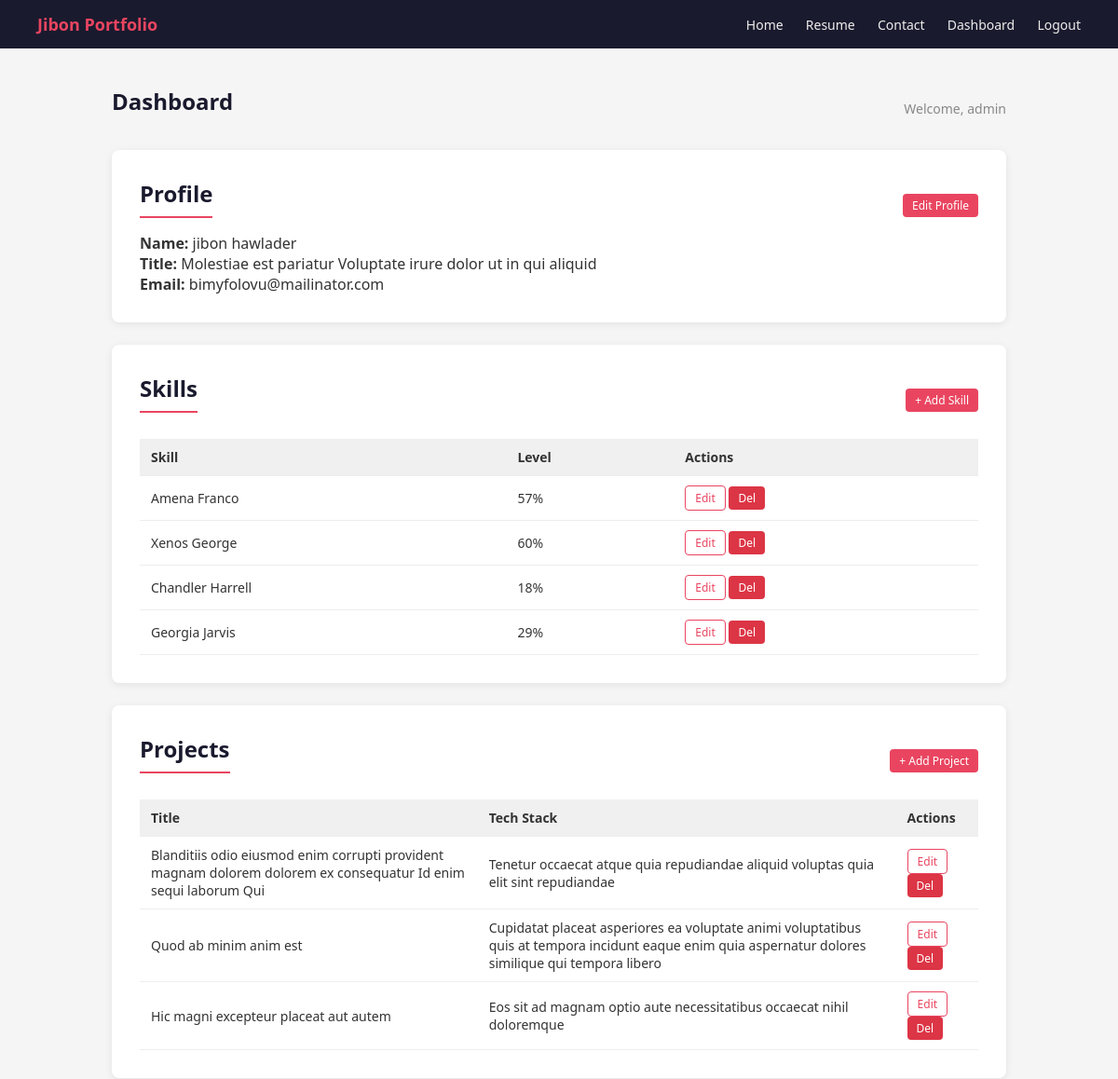
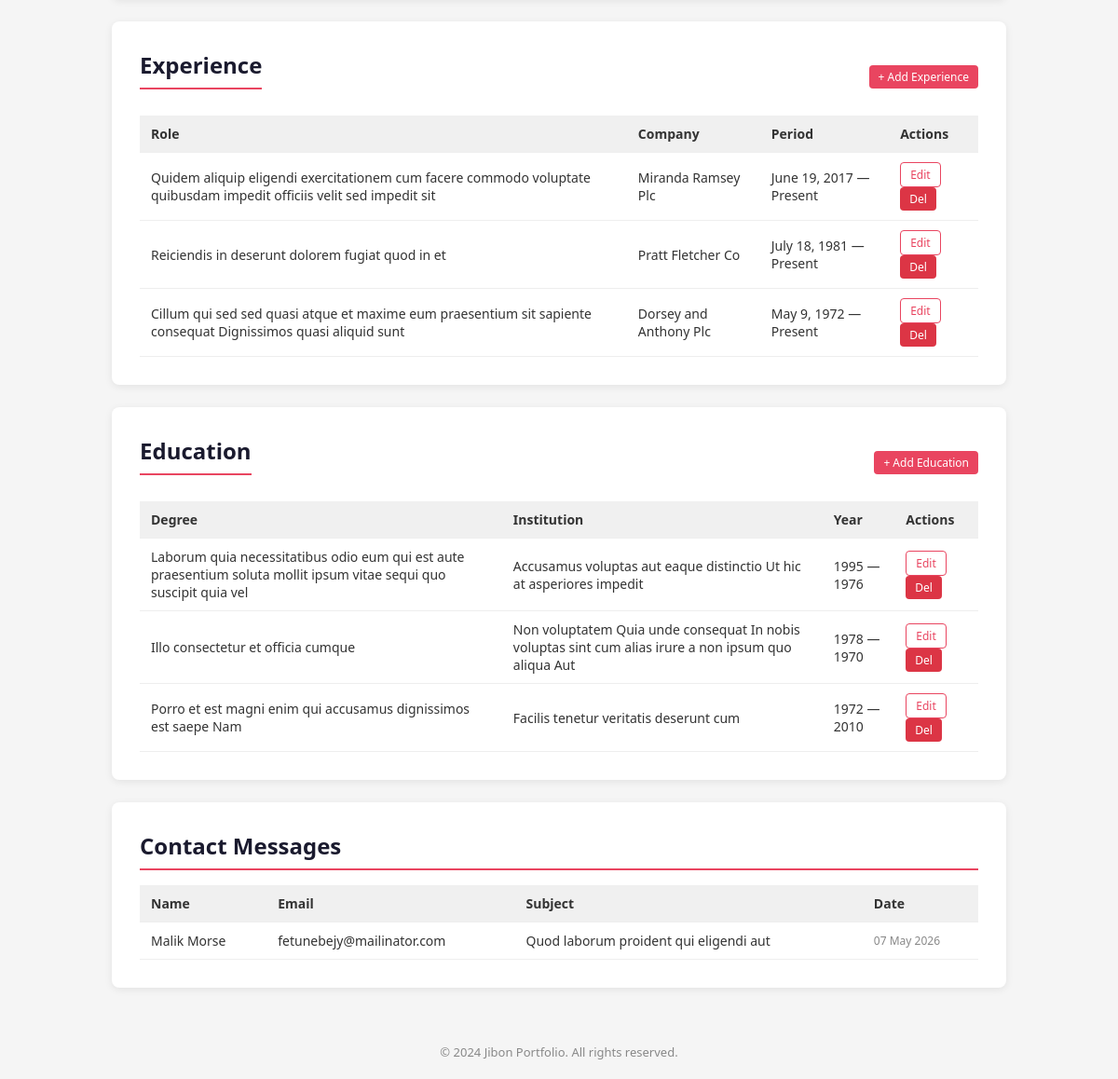
The page /dashboard/ (signed in) on the database its author committed (2 pictures, top to bottom).
### Portfolio/models.py (models this page shows, shortened)
class Profile(models.Model):
    name = models.CharField(max_length=100)
    title = models.CharField(max_length=150)
    bio = models.TextField()
    email = models.EmailField()
    phone = models.CharField(max_length=20, blank=True)
    address = models.CharField(max_length=200, blank=True)
    github = models.URLField(blank=True)
    linkedin = models.URLField(blank=True)
    photo = models.ImageField(upload_to='profile/', blank=True, null=True)

class Skill(models.Model):
    name = models.CharField(max_length=100)
    level = models.IntegerField(default=80, help_text="Percentage 0-100")

class Project(models.Model):
    title = models.CharField(max_length=200)
    description = models.TextField()
    tech_stack = models.CharField(max_length=200)
    url = models.URLField(blank=True)
    created_at = models.DateField(auto_now_add=True)

class Experience(models.Model):
    company = models.CharField(max_length=150)
    role = models.CharField(max_length=150)
    start_date = models.DateField()
    end_date = models.DateField(null=True, blank=True)
    description = models.TextField(blank=True)
    is_current = models.BooleanField(default=False)
    class Meta:
        ordering = ['-start_date']

class Education(models.Model):
    institution = models.CharField(max_length=200)
    degree = models.CharField(max_length=200)
    field = models.CharField(max_length=150)
    start_year = models.IntegerField()
    end_year = models.IntegerField(null=True, blank=True)
    class Meta:
        ordering = ['-start_year']

class Contact(models.Model):
    name = models.CharField(max_length=100)
    email = models.EmailField()
    subject = models.CharField(max_length=200)
    message = models.TextField()
    sent_at = models.DateTimeField(auto_now_add=True)

### Portfolio/views.py (the view)
# urls.py: path('dashboard/', views.dashboard, name='dashboard'),
@login_required
def dashboard(request):
    return render(request, 'portfolio/dashboard.html', {
        'profile': Profile.objects.first(),
        'skills': Skill.objects.all(),
        'projects': Project.objects.all(),
        'experiences': Experience.objects.all(),
        'educations': Education.objects.all(),
        'contacts': Contact.objects.all().order_by('-sent_at'),
    })

### templates/portfolio/dashboard.html (shortened to what this page needs)
{% extends 'portfolio/base.html' %}
{% block content %}
<div class="container">
  <div style="display:flex;justify-content:space-between;align-items:center;margin-bottom:20px;">
    <h2 style="border:none;padding:0;">Dashboard</h2>
    <span style="font-size:14px;color:#888;">Welcome, {{ request.user.username }}</span>
  </div>
  <div class="card">
    <div style="display:flex;justify-content:space-between;align-items:center;">
      <h2>Profile</h2>
      <a href="{% url 'profile_edit' %}" class="btn btn-sm">{% if profile %}Edit{% else %}Add{% endif %} Profile</a>
    </div>
    {% if profile %}
    <p><strong>Name:</strong> {{ profile.name }}</p>
    <p><strong>Title:</strong> {{ profile.title }}</p>
    <p><strong>Email:</strong> {{ profile.email }}</p>
    {% else %}
    <p style="color:#888;font-size:14px;">No profile yet. Click "Add Profile" to get started.</p>
    {% endif %}
  </div>
  <div class="card">
    <div style="display:flex;justify-content:space-between;align-items:center;margin-bottom:12px;">
      <h2>Skills</h2>
      <a href="{% url 'skill_add' %}" class="btn btn-sm">+ Add Skill</a>
    </div>
    {% if skills %}
    <table>
      <tr><th>Skill</th><th>Level</th><th>Actions</th></tr>
      {% for s in skills %}
      <tr>
        <td>{{ s.name }}</td>
        <td>{{ s.level }}%</td>
        <td>
          <a href="{% url 'skill_edit' s.pk %}" class="btn btn-sm btn-outline">Edit</a>
          <a href="{% url 'skill_delete' s.pk %}" class="btn btn-sm btn-danger" onclick="return confirm('Delete?')">Del</a>
        </td>
      </tr>
      {% endfor %}
    </table>
    {% else %}<p style="color:#888;font-size:14px;">No skills added.</p>{% endif %}
  </div>
  <div class="card">
    <div style="display:flex;justify-content:space-between;align-items:center;margin-bottom:12px;">
      <h2>Projects</h2>
      <a href="{% url 'project_add' %}" class="btn btn-sm">+ Add Project</a>
    </div>
    {% if projects %}
    <table>
      <tr><th>Title</th><th>Tech Stack</th><th>Actions</th></tr>
      {% for p in projects %}
      <tr>
        <td>{{ p.title }}</td>
        <td>{{ p.tech_stack }}</td>
        <td>
          <a href="{% url 'project_edit' p.pk %}" class="btn btn-sm btn-outline">Edit</a>
          <a href="{% url 'project_delete' p.pk %}" class="btn btn-sm btn-danger" onclick="return confirm('Delete?')">Del</a>
        </td>
      </tr>
      {% endfor %}
    </table>
    {% else %}<p style="color:#888;font-size:14px;">No projects added.</p>{% endif %}
  </div>
  <div class="card">
    <div style="display:flex;justify-content:space-between;align-items:center;margin-bottom:12px;">
      <h2>Experience</h2>
      <a href="{% url 'experience_add' %}" class="btn btn-sm">+ Add Experience</a>
    </div>
    {% if experiences %}
    <table>
      <tr><th>Role</th><th>Company</th><th>Period</th><th>Actions</th></tr>
      {% for e in experiences %}
      <tr>
        <td>{{ e.role }}</td>
        <td>{{ e.company }}</td>
        <td>{{ e.start_date }} — {% if e.is_current %}Present{% else %}{{ e.end_date }}{% endif %}</td>
        <td>
          <a href="{% url 'experience_edit' e.pk %}" class="btn btn-sm btn-outline">Edit</a>
          <a href="{% url 'experience_delete' e.pk %}" class="btn btn-sm btn-danger" onclick="return confirm('Delete?')">Del</a>
        </td>
      </tr>
      {% endfor %}
    </table>
    {% else %}<p style="color:#888;font-size:14px;">No experience added.</p>{% endif %}
  </div>
  <div class="card">
    <div style="display:flex;justify-content:space-between;align-items:center;margin-bottom:12px;">
      <h2>Education</h2>
      <a href="{% url 'education_add' %}" class="btn btn-sm">+ Add Education</a>
    </div>
    {% if educations %}
    <table>
      <tr><th>Degree</th><th>Institution</th><th>Year</th><th>Actions</th></tr>
      {% for edu in educations %}
      <tr>
        <td>{{ edu.degree }}</td>
        <td>{{ edu.institution }}</td>
        <td>{{ edu.start_year }} — {% if edu.end_year %}{{ edu.end_year }}{% else %}Present{% endif %}</td>
        <td>
          <a href="{% url 'education_edit' edu.pk %}" class="btn btn-sm btn-outline">Edit</a>
          <a href="{% url 'education_delete' edu.pk %}" class="btn btn-sm btn-danger" onclick="return confirm('Delete?')">Del</a>
        </td>
      </tr>
      {% endfor %}
    </table>
    {% else %}<p style="color:#888;font-size:14px;">No education added.</p>{% endif %}
  </div>
  <div class="card">
    <h2>Contact Messages</h2>
    {% if contacts %}
    <table>
      <tr><th>Name</th><th>Email</th><th>Subject</th><th>Date</th></tr>
      {% for c in contacts %}
      <tr>
        <td>{{ c.name }}</td>
        <td>{{ c.email }}</td>
        <td>{{ c.subject }}</td>
        <td style="font-size:12px;color:#888;">{{ c.sent_at|date:"d M Y" }}</td>
      </tr>
      {% endfor %}
    </table>
    {% else %}<p style="color:#888;font-size:14px;">No messages yet.</p>{% endif %}
  </div>
</div>
{% endblock %}

### templates/portfolio/base.html (style rules this page uses)
* { margin: 0; padding: 0; box-sizing: border-box; }
body { font-family: 'Segoe UI', sans-serif; background: #f5f5f5; color: #333; }
.container { max-width: 1000px; margin: 40px auto; padding: 0 20px; }
.card { background: #fff; border-radius: 8px; padding: 30px; margin-bottom: 24px; box-shadow: 0 2px 8px rgba(0,0,0,.08); }
h2 { color: #1a1a2e; margin-bottom: 16px; border-bottom: 2px solid #e94560; padding-bottom: 8px; }
.btn { display: inline-block; padding: 8px 18px; background: #e94560; color: #fff; border: none; border-radius: 4px; cursor: pointer; text-decoration: none; font-size: 14px; }
.btn-sm { padding: 4px 10px; font-size: 12px; }
.btn-outline { background: transparent; border: 1px solid #e94560; color: #e94560; }
.btn-danger { background: #dc3545; }
table { width: 100%; border-collapse: collapse; }
th, td { padding: 10px 12px; text-align: left; border-bottom: 1px solid #eee; font-size: 14px; }
th { background: #f0f0f0; font-weight: 600; }

### rows shown on the page
Profile: name "jibon hawlader", title "Molestiae est pariatur Voluptate irure dolor ut in qui aliquid", email "bimyfolovu@mailinator.com"
Skill: name "Amena Franco", level "57"
Skill: name "Xenos George", level "60"
Skill: name "Chandler Harrell", level "18"
Skill: name "Georgia Jarvis", level "29"
Project: title "Blanditiis odio eiusmod enim corrupti provident magnam dolorem dolorem ex consequatur Id enim sequi laborum Qui", tech_stack "Tenetur occaecat atque quia repudiandae aliquid voluptas quia elit sint repudiandae"
Project: title "Quod ab minim anim est", tech_stack "Cupidatat placeat asperiores ea voluptate animi voluptatibus quis at tempora incidunt eaque enim quia aspernatur dolores similique qui tempora libero"
Project: title "Hic magni excepteur placeat aut autem", tech_stack "Eos sit ad magnam optio aute necessitatibus occaecat nihil doloremque"
Experience: role "Quidem aliquip eligendi exercitationem cum facere commodo voluptate quibusdam impedit officiis velit sed impedit sit", company "Miranda Ramsey Plc", start_date "June 19, 2017", is_current "Present"
Experience: role "Reiciendis in deserunt dolorem fugiat quod in et", company "Pratt Fletcher Co", start_date "July 18, 1981", is_current "Present"
Experience: role "Cillum qui sed sed quasi atque et maxime eum praesentium sit sapiente consequat Dignissimos quasi aliquid sunt", company "Dorsey and Anthony Plc", start_date "May 9, 1972", is_current "Present"
Education: degree "Laborum quia necessitatibus odio eum qui est aute praesentium soluta mollit ipsum vitae sequi quo suscipit quia vel", institution "Accusamus voluptas aut eaque distinctio Ut hic at asperiores impedit", start_year "1995", end_year "1976"
Education: degree "Illo consectetur et officia cumque", institution "Non voluptatem Quia unde consequat In nobis voluptas sint cum alias irure a non ipsum quo aliqua Aut", start_year "1978", end_year "1970"
Education: degree "Porro et est magni enim qui accusamus dignissimos est saepe Nam", institution "Facilis tenetur veritatis deserunt cum", start_year "1972", end_year "2010"
Contact: name "Malik Morse", email "fetunebejy@mailinator.com", subject "Quod laborum proident qui eligendi aut", sent_at "07 May 2026"

### other values the page prints
{{ request.user.username }} "admin"
